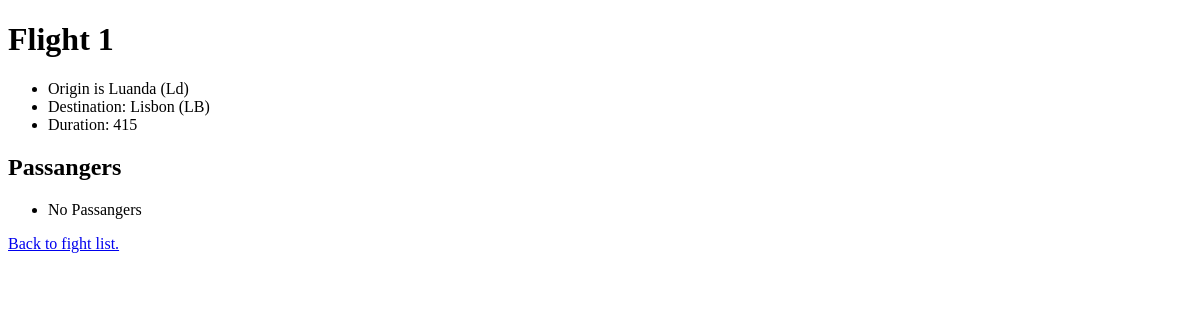
Page /flights/1 on the earlier database version.
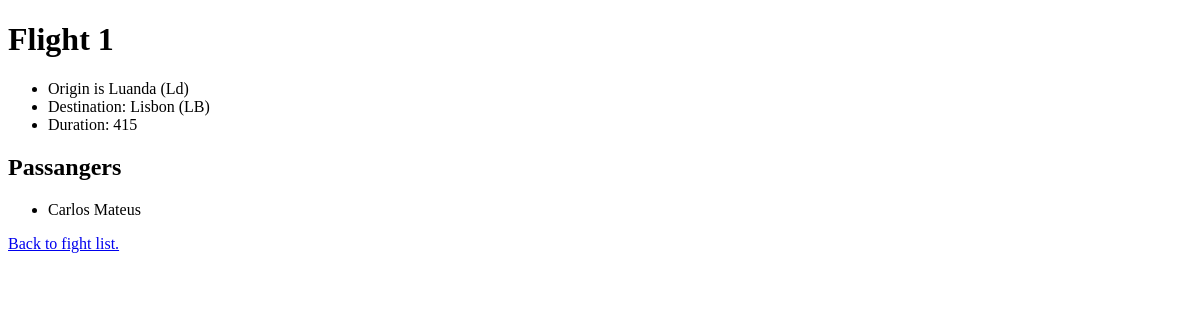
Same page on the later database version.
### flights/models.py (models this page shows)
class Passenger(models.Model):
  first_name = models.CharField(max_length=64)
  last_name = models.CharField(max_length=64)
  flights = models.ManyToManyField(Flight, blank=True, related_name='passengers')
  def __str__(self):
    return f'{self.first_name} {self.last_name}'

### flights/views.py (the view)
# urls.py: path('<int:flight_id>', views.flight, name='flight'),
def flight(request, flight_id):
  flight =  Flight.objects.get(id=flight_id)
  context = {
    'flight': flight,
    'passengers': flight.passengers.all()
  }
  return render(request, 'flights/flight.html', context)

### flights/models.py (called while the page is built)
  def __str__(self):
    return f'{self.city} ({self.code})'

### flights/templates/flights/flight.html
{% extends 'flights/layout.html' %}
{% block content %}
  <h1>Flight {{ flight.id }}</h1>
  <ul>
    <li>Origin is {{ flight.origin }}</li>
    <li>Destination: {{ flight.destination }}</li>
    <li>Duration: {{ flight.duration }}</li>
  </ul>
  <h2>Passangers</h2>
  <ul>
    {% for passenger in passengers %}
      <li>{{ passenger }}</li>
    {% empty %}
      <li>No Passangers</li>
    {% endfor %}
  </ul>
  <a href="{% url 'index' %}">Back to fight list.</a>
{% endblock %}

Differences in the rows shown:
added Passenger: first_name+last_name "Carlos Mateus"
Other differences:
text no longer shown: "No Passangers"
